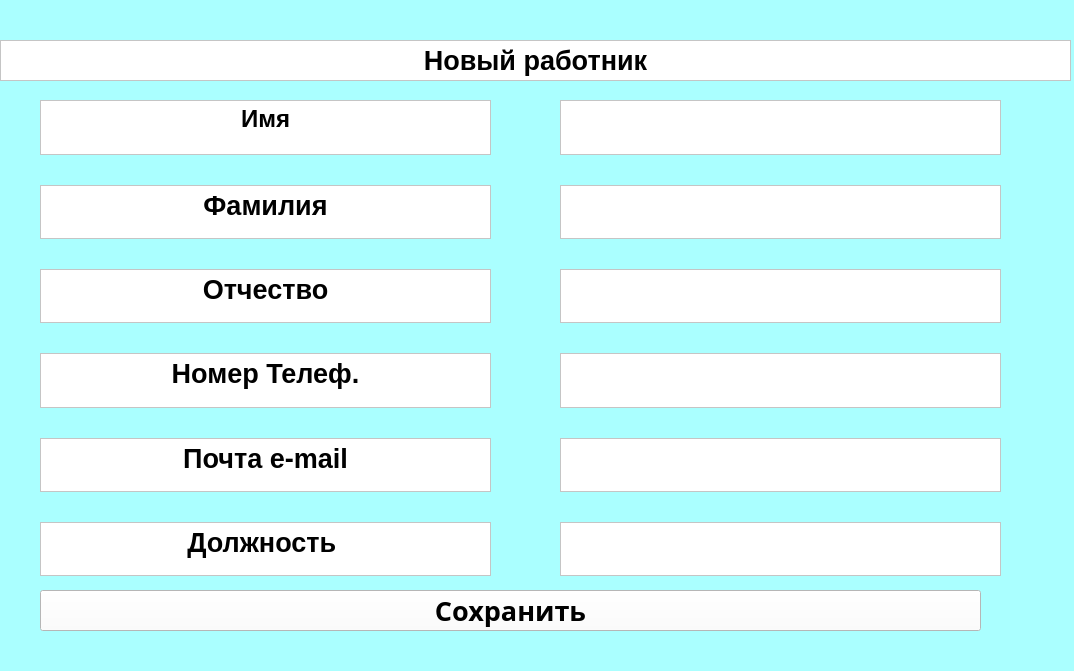
<?xml version="1.0" encoding="UTF-8"?>
<ui version="4.0">
 <class>MainWindow</class>
 <widget class="QMainWindow" name="MainWindow">
  <property name="geometry">
   <rect>
    <x>0</x>
    <y>0</y>
    <width>1074</width>
    <height>671</height>
   </rect>
  </property>
  <property name="windowTitle">
   <string>MainWindow</string>
  </property>
  <property name="styleSheet">
   <string notr="true">background-color: rgb(170, 255, 255)</string>
  </property>
  <widget class="QWidget" name="centralwidget">
   <widget class="QTextBrowser" name="textBrowser">
    <property name="geometry">
     <rect>
      <x>0</x>
      <y>40</y>
      <width>1071</width>
      <height>41</height>
     </rect>
    </property>
    <property name="styleSheet">
     <string notr="true">background-color: rgb(255, 255, 255)</string>
    </property>
    <property name="html">
     <string>&lt;!DOCTYPE HTML PUBLIC &quot;-//W3C//DTD HTML 4.0//EN&quot; &quot;http://www.w3.org/TR/REC-html40/strict.dtd&quot;&gt;
&lt;html&gt;&lt;head&gt;&lt;meta name=&quot;qrichtext&quot; content=&quot;1&quot; /&gt;&lt;style type=&quot;text/css&quot;&gt;
p, li { white-space: pre-wrap; }
&lt;/style&gt;&lt;/head&gt;&lt;body style=&quot; font-family:'MS Shell Dlg 2'; font-size:8pt; font-weight:400; font-style:normal;&quot;&gt;
&lt;p align=&quot;center&quot; style=&quot; margin-top:0px; margin-bottom:0px; margin-left:0px; margin-right:0px; -qt-block-indent:0; text-indent:0px;&quot;&gt;&lt;span style=&quot; font-size:20pt; font-weight:600;&quot;&gt;Новый работник&lt;/span&gt;&lt;/p&gt;&lt;/body&gt;&lt;/html&gt;</string>
    </property>
   </widget>
   <widget class="QWidget" name="">
    <property name="geometry">
     <rect>
      <x>560</x>
      <y>100</y>
      <width>441</width>
      <height>476</height>
     </rect>
    </property>
    <layout class="QVBoxLayout" name="verticalLayout_2">
     <property name="spacing">
      <number>30</number>
     </property>
     <item>
      <widget class="QTextBrowser" name="textBrowser_13">
       <property name="styleSheet">
        <string notr="true">background-color: rgb(255, 255, 255)</string>
       </property>
      </widget>
     </item>
     <item>
      <widget class="QTextBrowser" name="textBrowser_12">
       <property name="styleSheet">
        <string notr="true">background-color: rgb(255, 255, 255)</string>
       </property>
      </widget>
     </item>
     <item>
      <widget class="QTextBrowser" name="textBrowser_9">
       <property name="styleSheet">
        <string notr="true">background-color: rgb(255, 255, 255)</string>
       </property>
      </widget>
     </item>
     <item>
      <widget class="QTextBrowser" name="textBrowser_8">
       <property name="styleSheet">
        <string notr="true">background-color: rgb(255, 255, 255)</string>
       </property>
      </widget>
     </item>
     <item>
      <widget class="QTextBrowser" name="textBrowser_10">
       <property name="styleSheet">
        <string notr="true">background-color: rgb(255, 255, 255)</string>
       </property>
      </widget>
     </item>
     <item>
      <widget class="QTextBrowser" name="textBrowser_11">
       <property name="styleSheet">
        <string notr="true">background-color: rgb(255, 255, 255)</string>
       </property>
      </widget>
     </item>
    </layout>
   </widget>
   <widget class="QPushButton" name="pushButton">
    <property name="geometry">
     <rect>
      <x>40</x>
      <y>590</y>
      <width>941</width>
      <height>41</height>
     </rect>
    </property>
    <property name="font">
     <font>
      <family>Yu Gothic UI Semibold</family>
      <pointsize>20</pointsize>
      <weight>75</weight>
      <bold>true</bold>
     </font>
    </property>
    <property name="styleSheet">
     <string notr="true">background-color: rgb(255, 255, 255)</string>
    </property>
    <property name="text">
     <string>Сохранить</string>
    </property>
   </widget>
   <widget class="QWidget" name="">
    <property name="geometry">
     <rect>
      <x>40</x>
      <y>100</y>
      <width>451</width>
      <height>476</height>
     </rect>
    </property>
    <layout class="QVBoxLayout" name="verticalLayout">
     <property name="spacing">
      <number>30</number>
     </property>
     <item>
      <widget class="QTextBrowser" name="textBrowser_4">
       <property name="styleSheet">
        <string notr="true">background-color: rgb(255, 255, 255)</string>
       </property>
       <property name="html">
        <string>&lt;!DOCTYPE HTML PUBLIC &quot;-//W3C//DTD HTML 4.0//EN&quot; &quot;http://www.w3.org/TR/REC-html40/strict.dtd&quot;&gt;
&lt;html&gt;&lt;head&gt;&lt;meta name=&quot;qrichtext&quot; content=&quot;1&quot; /&gt;&lt;style type=&quot;text/css&quot;&gt;
p, li { white-space: pre-wrap; }
&lt;/style&gt;&lt;/head&gt;&lt;body style=&quot; font-family:'MS Shell Dlg 2'; font-size:8pt; font-weight:400; font-style:normal;&quot;&gt;
&lt;p align=&quot;center&quot; style=&quot; margin-top:0px; margin-bottom:0px; margin-left:0px; margin-right:0px; -qt-block-indent:0; text-indent:0px;&quot;&gt;&lt;span style=&quot; font-size:18pt; font-weight:600;&quot;&gt;Имя&lt;/span&gt;&lt;/p&gt;&lt;/body&gt;&lt;/html&gt;</string>
       </property>
      </widget>
     </item>
     <item>
      <widget class="QTextBrowser" name="textBrowser_3">
       <property name="styleSheet">
        <string notr="true">background-color: rgb(255, 255, 255)</string>
       </property>
       <property name="html">
        <string>&lt;!DOCTYPE HTML PUBLIC &quot;-//W3C//DTD HTML 4.0//EN&quot; &quot;http://www.w3.org/TR/REC-html40/strict.dtd&quot;&gt;
&lt;html&gt;&lt;head&gt;&lt;meta name=&quot;qrichtext&quot; content=&quot;1&quot; /&gt;&lt;style type=&quot;text/css&quot;&gt;
p, li { white-space: pre-wrap; }
&lt;/style&gt;&lt;/head&gt;&lt;body style=&quot; font-family:'MS Shell Dlg 2'; font-size:8pt; font-weight:400; font-style:normal;&quot;&gt;
&lt;p align=&quot;center&quot; style=&quot; margin-top:0px; margin-bottom:0px; margin-left:0px; margin-right:0px; -qt-block-indent:0; text-indent:0px;&quot;&gt;&lt;span style=&quot; font-size:20pt; font-weight:600;&quot;&gt;Фамилия&lt;/span&gt;&lt;/p&gt;&lt;/body&gt;&lt;/html&gt;</string>
       </property>
      </widget>
     </item>
     <item>
      <widget class="QTextBrowser" name="textBrowser_5">
       <property name="styleSheet">
        <string notr="true">background-color: rgb(255, 255, 255)</string>
       </property>
       <property name="html">
        <string>&lt;!DOCTYPE HTML PUBLIC &quot;-//W3C//DTD HTML 4.0//EN&quot; &quot;http://www.w3.org/TR/REC-html40/strict.dtd&quot;&gt;
&lt;html&gt;&lt;head&gt;&lt;meta name=&quot;qrichtext&quot; content=&quot;1&quot; /&gt;&lt;style type=&quot;text/css&quot;&gt;
p, li { white-space: pre-wrap; }
&lt;/style&gt;&lt;/head&gt;&lt;body style=&quot; font-family:'MS Shell Dlg 2'; font-size:8pt; font-weight:400; font-style:normal;&quot;&gt;
&lt;p align=&quot;center&quot; style=&quot; margin-top:0px; margin-bottom:0px; margin-left:0px; margin-right:0px; -qt-block-indent:0; text-indent:0px;&quot;&gt;&lt;span style=&quot; font-size:20pt; font-weight:600;&quot;&gt;Отчество&lt;/span&gt;&lt;/p&gt;&lt;/body&gt;&lt;/html&gt;</string>
       </property>
      </widget>
     </item>
     <item>
      <widget class="QTextBrowser" name="textBrowser_2">
       <property name="styleSheet">
        <string notr="true">background-color: rgb(255, 255, 255)</string>
       </property>
       <property name="html">
        <string>&lt;!DOCTYPE HTML PUBLIC &quot;-//W3C//DTD HTML 4.0//EN&quot; &quot;http://www.w3.org/TR/REC-html40/strict.dtd&quot;&gt;
&lt;html&gt;&lt;head&gt;&lt;meta name=&quot;qrichtext&quot; content=&quot;1&quot; /&gt;&lt;style type=&quot;text/css&quot;&gt;
p, li { white-space: pre-wrap; }
&lt;/style&gt;&lt;/head&gt;&lt;body style=&quot; font-family:'MS Shell Dlg 2'; font-size:8pt; font-weight:400; font-style:normal;&quot;&gt;
&lt;p align=&quot;center&quot; style=&quot; margin-top:0px; margin-bottom:0px; margin-left:0px; margin-right:0px; -qt-block-indent:0; text-indent:0px;&quot;&gt;&lt;span style=&quot; font-size:20pt; font-weight:600;&quot;&gt;Номер Телеф.&lt;/span&gt;&lt;/p&gt;&lt;/body&gt;&lt;/html&gt;</string>
       </property>
      </widget>
     </item>
     <item>
      <widget class="QTextBrowser" name="textBrowser_6">
       <property name="styleSheet">
        <string notr="true">background-color: rgb(255, 255, 255)</string>
       </property>
       <property name="html">
        <string>&lt;!DOCTYPE HTML PUBLIC &quot;-//W3C//DTD HTML 4.0//EN&quot; &quot;http://www.w3.org/TR/REC-html40/strict.dtd&quot;&gt;
&lt;html&gt;&lt;head&gt;&lt;meta name=&quot;qrichtext&quot; content=&quot;1&quot; /&gt;&lt;style type=&quot;text/css&quot;&gt;
p, li { white-space: pre-wrap; }
&lt;/style&gt;&lt;/head&gt;&lt;body style=&quot; font-family:'MS Shell Dlg 2'; font-size:8pt; font-weight:400; font-style:normal;&quot;&gt;
&lt;p align=&quot;center&quot; style=&quot; margin-top:0px; margin-bottom:0px; margin-left:0px; margin-right:0px; -qt-block-indent:0; text-indent:0px;&quot;&gt;&lt;span style=&quot; font-size:20pt; font-weight:600;&quot;&gt;Почта e-mail&lt;/span&gt;&lt;/p&gt;&lt;/body&gt;&lt;/html&gt;</string>
       </property>
      </widget>
     </item>
     <item>
      <widget class="QTextBrowser" name="textBrowser_7">
       <property name="styleSheet">
        <string notr="true">background-color: rgb(255, 255, 255)</string>
       </property>
       <property name="html">
        <string>&lt;!DOCTYPE HTML PUBLIC &quot;-//W3C//DTD HTML 4.0//EN&quot; &quot;http://www.w3.org/TR/REC-html40/strict.dtd&quot;&gt;
&lt;html&gt;&lt;head&gt;&lt;meta name=&quot;qrichtext&quot; content=&quot;1&quot; /&gt;&lt;style type=&quot;text/css&quot;&gt;
p, li { white-space: pre-wrap; }
&lt;/style&gt;&lt;/head&gt;&lt;body style=&quot; font-family:'MS Shell Dlg 2'; font-size:8pt; font-weight:400; font-style:normal;&quot;&gt;
&lt;p align=&quot;center&quot; style=&quot; margin-top:0px; margin-bottom:0px; margin-left:0px; margin-right:0px; -qt-block-indent:0; text-indent:0px;&quot;&gt;&lt;span style=&quot; font-size:20pt; font-weight:600;&quot;&gt;Должность &lt;/span&gt;&lt;/p&gt;&lt;/body&gt;&lt;/html&gt;</string>
       </property>
      </widget>
     </item>
    </layout>
   </widget>
  </widget>
  <widget class="QMenuBar" name="menubar">
   <property name="geometry">
    <rect>
     <x>0</x>
     <y>0</y>
     <width>1074</width>
     <height>18</height>
    </rect>
   </property>
  </widget>
  <widget class="QStatusBar" name="statusbar"/>
 </widget>
 <resources/>
 <connections/>
</ui>
